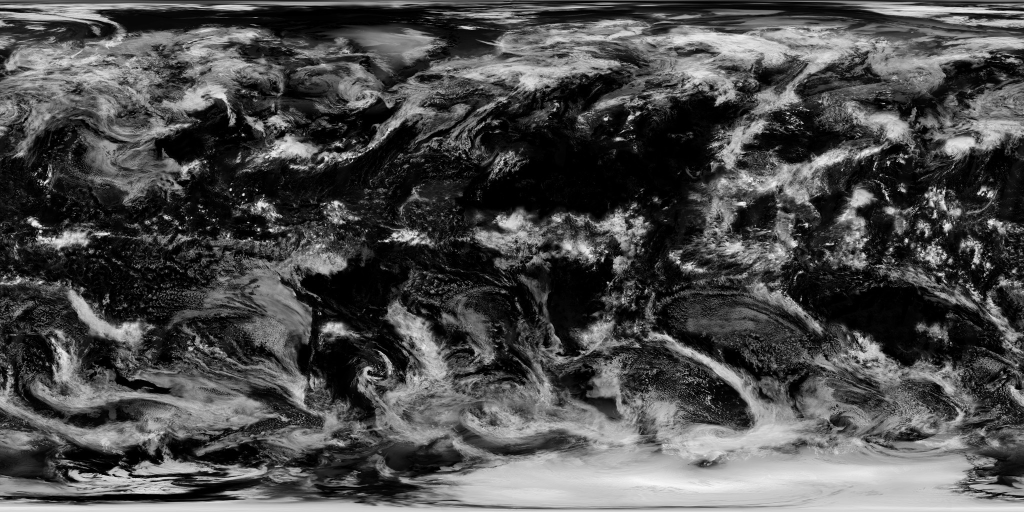
#> input picture test_clouds_eq.jpg, 2048 x 1024 px (shown at 1/2 size)
$ python cloud_match.py test_clouds_eq.jpg out.png
#> lines starting #> are read from the running program, lines starting #| are printed output that depends on the picture
#> (reads builtin_quantiles.json from the repository)
#> in main, raw is the input picture: shape (1024, 2048, 3); min 0, max 255, mean 76
#!/usr/bin/env python3
"""cloud_match.py
今の雲(equirect, clouds_src.png)を、内蔵の雲(clouds.ktx)の緯度帯ごとの明るさ分布に寄せる。
暗くする方向だけ (out = min(元, 変換後))。晴れの所に雲は足さない。
緯度帯は5度ごと、分位は101点、緯度方向は隣の帯と線形補間。

使い方:
  初回(内蔵の分位をJSONに保存):
    python3 cloud_match.py 入力.png 出力.png --ref-strip ~/Desktop/clouds_builtin_strip.png
  2回目以降(JSONを使う):
    python3 cloud_match.py 入力.png 出力.png
"""
import argparse
import json
import sys

import numpy as np
from PIL import Image

BAND = 5.0
NB = int(round(180 / BAND))
CENTERS = -90.0 + BAND * (np.arange(NB) + 0.5)
LEVELS = np.linspace(0.0, 100.0, 101)
GROUPS = [("北60-90", 60, 90), ("北40-60", 40, 60), ("赤道付近", -10, 10), ("南40-60", -60, -40)]


def wquant(v, w, levels=LEVELS):
    o = np.argsort(v, kind="stable")
    v = v[o].astype(np.float64)
    wo = w[o].astype(np.float64)
    c = np.cumsum(wo)
    c = (c - 0.5 * wo) / c[-1] * 100.0
    return np.interp(levels, c, v)


def to_gray(a):
    if a.ndim == 3:
        return a[..., :3].astype(np.float64).mean(axis=2)
    return a.astype(np.float64)


def builtin_samples(strip_path):
    g = to_gray(np.asarray(Image.open(strip_path)))
    N = g.shape[1]
    if g.shape[0] != 6 * N:
        sys.exit(f"中止: 内蔵の雲の縦並びPNGの形が {g.shape[1]}x{g.shape[0]}（期待 {N}x{6 * N}）")
    idx = (np.arange(N) + 0.5) / N * 2.0 - 1.0
    s, t = np.meshgrid(idx, idx)
    one = np.ones_like(s)
    faces = [(one, -t, -s), (-one, -t, s), (s, one, t), (s, -one, -t), (s, -t, one), (-s, -t, -one)]
    w = (1.0 + s * s + t * t) ** -1.5
    vals, lats, wts = [], [], []
    for f, (x, y, z) in enumerate(faces):
        lat = np.degrees(np.arcsin(z / np.sqrt(x * x + y * y + z * z)))
        vals.append(g[f * N:(f + 1) * N].ravel())
        lats.append(lat.ravel())
        wts.append(w.ravel())
    return np.concatenate(vals), np.concatenate(lats), np.concatenate(wts)


def eq_samples(g):
    H, W = g.shape
#> H = 1024; W = 2048
    lat = 90.0 - (np.arange(H) + 0.5) / H * 180.0
    L = np.repeat(lat[:, None], W, axis=1)
    return g.ravel(), L.ravel(), np.cos(np.radians(L)).ravel()


def band_quantiles(vals, lats, wts):
    b = np.clip(((lats + 90.0) / BAND).astype(int), 0, NB - 1)
    q = np.zeros((NB, LEVELS.size))
    for i in range(NB):
        m = b == i
        if not m.any():
            sys.exit(f"中止: 緯度帯 {i} が空")
        q[i] = wquant(vals[m], wts[m])
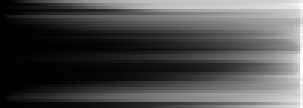
#> q: shape (36, 101) float64 (shown 3 times larger); min 0, max 255, mean 76.1
    return q


def group_medians(vals, lats, wts):
    out = {}
    for name, lo, hi in GROUPS:
        m = (lats >= lo) & (lats < hi)
        out[name] = float(wquant(vals[m], wts[m], np.array([50.0]))[0])
#> after the loop, out = {'北60-90': 103, '北40-60': 51, '赤道付近': 32, '南40-60': 90}
#| 変換前 中央値: 北60-90  103.0  北40-60   51.0  赤道付近   32.0  南40-60   90.0
    return out


def apply_match(g, qs, qr):
    H, _ = g.shape
#> H = 1024
    eps = np.arange(LEVELS.size) * 1e-6
    out = np.empty_like(g)
    lat = 90.0 - (np.arange(H) + 0.5) / H * 180.0
    for r in range(H):
        p = (lat[r] - CENTERS[0]) / BAND
        b0 = int(np.clip(np.floor(p), 0, NB - 2))
        w = float(np.clip(p - b0, 0.0, 1.0))
        row = g[r]
        m0 = np.interp(row, qs[b0] + eps, qr[b0])
        m1 = np.interp(row, qs[b0 + 1] + eps, qr[b0 + 1])
        out[r] = np.minimum(row, (1.0 - w) * m0 + w * m1)
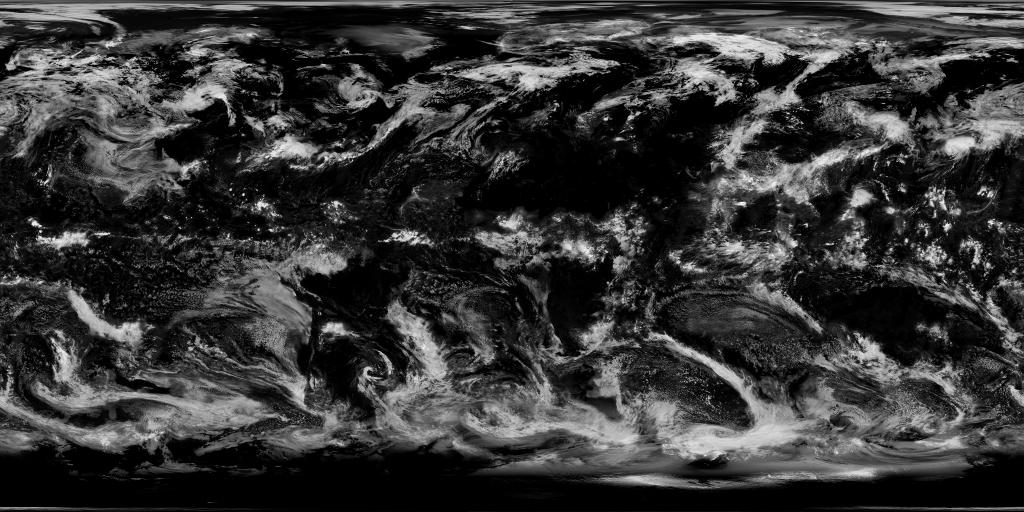
#> out: shape (1024, 2048) float64 (shown at 1/2 size); min 0, max 255, mean 54.5
    return out


def fmt(d):
    return "  ".join(f"{k} {v:6.1f}" for k, v in d.items())


def main():
    ap = argparse.ArgumentParser(description="今の雲を内蔵の雲の緯度帯分布に寄せる（暗くする方向だけ）")
    ap.add_argument("src", help="入力 equirect (clouds_src.png)")
    ap.add_argument("out", help="出力 PNG")
    ap.add_argument("--ref-strip", help="内蔵の雲の縦並びPNG。指定すると分位を計算して --ref-json に保存")
    ap.add_argument("--ref-json", default="builtin_quantiles.json", help="内蔵の雲の分位JSON")
    ap.add_argument("--preview", help="上=元 / 下=変換後 の見比べ画像を書き出す")
    a = ap.parse_args()

    if a.ref_strip:
        bv, bl, bw = builtin_samples(a.ref_strip)
        qr = band_quantiles(bv, bl, bw)
        gm = group_medians(bv, bl, bw)
        with open(a.ref_json, "w") as f:
            json.dump({"band_deg": BAND, "levels": LEVELS.size, "q": qr.tolist(), "group_medians": gm}, f)
        print(f"内蔵の分位を保存: {a.ref_json}")
    else:
        try:
            with open(a.ref_json) as f:
                d = json.load(f)
        except FileNotFoundError:
            sys.exit(f"中止: {a.ref_json} が無い。初回は --ref-strip を付ける")
        if d.get("band_deg") != BAND or d.get("levels") != LEVELS.size:
            sys.exit("中止: JSONの帯幅か分位点数がスクリプトと合わない")
        qr = np.array(d["q"])
        gm = d["group_medians"]
    print("内蔵   中央値: " + fmt(gm))

    raw = np.asarray(Image.open(a.src))
    g = to_gray(raw)
    if g.shape[1] != 2 * g.shape[0]:
        sys.exit(f"中止: 入力が equirect(横=縦x2)ではない: {g.shape[1]}x{g.shape[0]}")
    sv, sl, sw = eq_samples(g)
    qs = band_quantiles(sv, sl, sw)
    print("変換前 中央値: " + fmt(group_medians(sv, sl, sw)))

    out = apply_match(g, qs, qr)
    ov, ol, ow = eq_samples(out)
    print("変換後 中央値: " + fmt(group_medians(ov, ol, ow)))
#| 変換後 中央値: 北60-90   48.3  北40-60   40.8  赤道付近   27.0  南40-60   74.0

    o8 = np.clip(np.rint(out), 0, 255).astype(np.uint8)
    if raw.ndim == 3:
        res = raw.copy()
        for c in range(min(3, raw.shape[2])):
            res[..., c] = o8
        Image.fromarray(res).save(a.out)
    else:
        Image.fromarray(o8).save(a.out)
    print(f"書き出し: {a.out}")

    if a.preview:
        top = np.clip(np.rint(g), 0, 255).astype(np.uint8)
        pv = Image.fromarray(np.vstack([top, np.full((8, g.shape[1]), 255, np.uint8), o8]))
        pv = pv.resize((1024, int(pv.height * 1024 / pv.width)), Image.LANCZOS)
        pv.save(a.preview)
        print(f"見比べ: {a.preview}")


if __name__ == "__main__":
    main()
